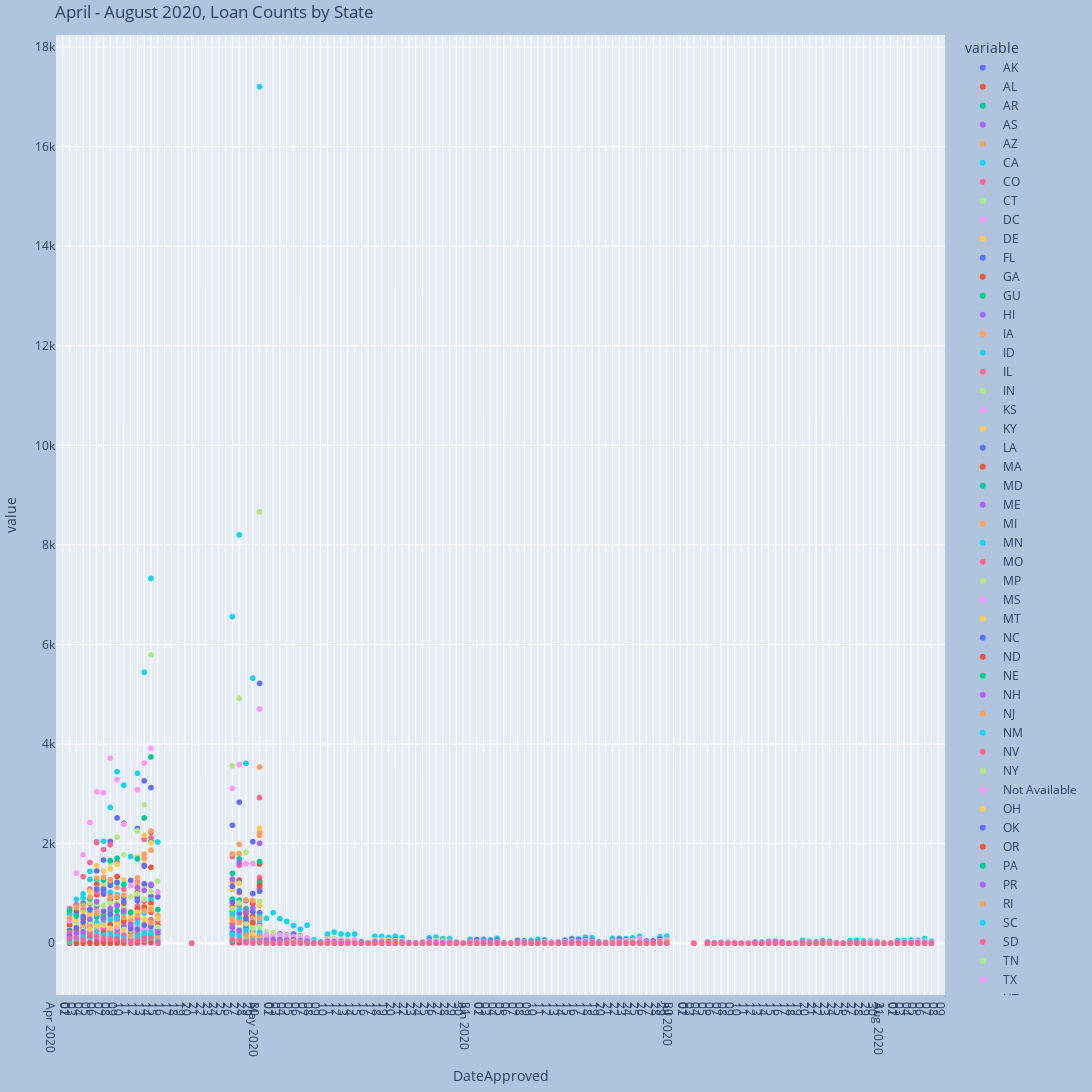

This figure's notebook cell:
### Code cell
import plotly.express as px

fig = px.scatter(dateapp2_piv, x="DateApproved", y=dateapp2_piv.columns,range_x=['2020-04-01', '2020-08-10'],
              hover_data={"DateApproved": "|%B %d, %Y"},
              title='April - August 2020, Loan Counts by State',
              width=2000, height=1350)
fig.update_xaxes(
    dtick="D1",
    tickformat="%d\n%b\n%Y",
    ticklabelmode="period")
fig.update_layout(
    margin=dict(l=10, r=20, t=35, b=20),
    paper_bgcolor="LightSteelBlue",
)
fig.show()

### Figure 1 — Plotly figure (JSON) as saved in the notebook; plotly's stock layout.template omitted (floating-point values rounded to 4 significant figures; data arrays with more than 128 entries replaced by an {"elided": "..."} marker saying what was removed)
{"data": [{"hovertemplate": "variable=AK<br>DateApproved=%{x|%B %d, %Y}<br>value=%{y}<extra></extra>", "legendgroup": "AK", "marker": {"color": "#636efa", "symbol": "circle"}, "mode": "markers", "name": "AK", "showlegend": true, "type": "scattergl", "x": {"elided": "242 str values"}, "xaxis": "x", "y": {"elided": "242 int values"}, "yaxis": "y"}, {"hovertemplate": "variable=AL<br>DateApproved=%{x|%B %d, %Y}<br>value=%{y}<extra></extra>", "legendgroup": "AL", "marker": {"color": "#EF553B", "symbol": "circle"}, "mode": "markers", "name": "AL", "showlegend": true, "type": "scattergl", "x": {"elided": "242 str values"}, "xaxis": "x", "y": {"elided": "242 int values"}, "yaxis": "y"}, {"hovertemplate": "variable=AR<br>DateApproved=%{x|%B %d, %Y}<br>value=%{y}<extra></extra>", "legendgroup": "AR", "marker": {"color": "#00cc96", "symbol": "circle"}, "mode": "markers", "name": "AR", "showlegend": true, "type": "scattergl", "x": {"elided": "242 str values"}, "xaxis": "x", "y": {"elided": "242 int values"}, "yaxis": "y"}, {"hovertemplate": "variable=AS<br>DateApproved=%{x|%B %d, %Y}<br>value=%{y}<extra></extra>", "legendgroup": "AS", "marker": {"color": "#ab63fa", "symbol": "circle"}, "mode": "markers", "name": "AS", "showlegend": true, "type": "scattergl", "x": {"elided": "242 str values"}, "xaxis": "x", "y": {"elided": "242 int values"}, "yaxis": "y"}, {"hovertemplate": "variable=AZ<br>DateApproved=%{x|%B %d, %Y}<br>value=%{y}<extra></extra>", "legendgroup": "AZ", "marker": {"color": "#FFA15A", "symbol": "circle"}, "mode": "markers", "name": "AZ", "showlegend": true, "type": "scattergl", "x": {"elided": "242 str values"}, "xaxis": "x", "y": {"elided": "242 int values"}, "yaxis": "y"}, {"hovertemplate": "variable=CA<br>DateApproved=%{x|%B %d, %Y}<br>value=%{y}<extra></extra>", "legendgroup": "CA", "marker": {"color": "#19d3f3", "symbol": "circle"}, "mode": "markers", "name": "CA", "showlegend": true, "type": "scattergl", "x": {"elided": "242 str values"}, "xaxis": "x", "y": {"elided": "242 int values"}, "yaxis": "y"}, {"hovertemplate": "variable=CO<br>DateApproved=%{x|%B %d, %Y}<br>value=%{y}<extra></extra>", "legendgroup": "CO", "marker": {"color": "#FF6692", "symbol": "circle"}, "mode": "markers", "name": "CO", "showlegend": true, "type": "scattergl", "x": {"elided": "242 str values"}, "xaxis": "x", "y": {"elided": "242 int values"}, "yaxis": "y"}, {"hovertemplate": "variable=CT<br>DateApproved=%{x|%B %d, %Y}<br>value=%{y}<extra></extra>", "legendgroup": "CT", "marker": {"color": "#B6E880", "symbol": "circle"}, "mode": "markers", "name": "CT", "showlegend": true, "type": "scattergl", "x": {"elided": "242 str values"}, "xaxis": "x", "y": {"elided": "242 int values"}, "yaxis": "y"}, {"hovertemplate": "variable=DC<br>DateApproved=%{x|%B %d, %Y}<br>value=%{y}<extra></extra>", "legendgroup": "DC", "marker": {"color": "#FF97FF", "symbol": "circle"}, "mode": "markers", "name": "DC", "showlegend": true, "type": "scattergl", "x": {"elided": "242 str values"}, "xaxis": "x", "y": {"elided": "242 int values"}, "yaxis": "y"}, {"hovertemplate": "variable=DE<br>DateApproved=%{x|%B %d, %Y}<br>value=%{y}<extra></extra>", "legendgroup": "DE", "marker": {"color": "#FECB52", "symbol": "circle"}, "mode": "markers", "name": "DE", "showlegend": true, "type": "scattergl", "x": {"elided": "242 str values"}, "xaxis": "x", "y": {"elided": "242 int values"}, "yaxis": "y"}, {"hovertemplate": "variable=FL<br>DateApproved=%{x|%B %d, %Y}<br>value=%{y}<extra></extra>", "legendgroup": "FL", "marker": {"color": "#636efa", "symbol": "circle"}, "mode": "markers", "name": "FL", "showlegend": true, "type": "scattergl", "x": {"elided": "242 str values"}, "xaxis": "x", "y": {"elided": "242 int values"}, "yaxis": "y"}, {"hovertemplate": "variable=GA<br>DateApproved=%{x|%B %d, %Y}<br>value=%{y}<extra></extra>", "legendgroup": "GA", "marker": {"color": "#EF553B", "symbol": "circle"}, "mode": "markers", "name": "GA", "showlegend": true, "type": "scattergl", "x": {"elided": "242 str values"}, "xaxis": "x", "y": {"elided": "242 int values"}, "yaxis": "y"}, {"hovertemplate": "variable=GU<br>DateApproved=%{x|%B %d, %Y}<br>value=%{y}<extra></extra>", "legendgroup": "GU", "marker": {"color": "#00cc96", "symbol": "circle"}, "mode": "markers", "name": "GU", "showlegend": true, "type": "scattergl", "x": {"elided": "242 str values"}, "xaxis": "x", "y": {"elided": "242 int values"}, "yaxis": "y"}, {"hovertemplate": "variable=HI<br>DateApproved=%{x|%B %d, %Y}<br>value=%{y}<extra></extra>", "legendgroup": "HI", "marker": {"color": "#ab63fa", "symbol": "circle"}, "mode": "markers", "name": "HI", "showlegend": true, "type": "scattergl", "x": {"elided": "242 str values"}, "xaxis": "x", "y": {"elided": "242 int values"}, "yaxis": "y"}, {"hovertemplate": "variable=IA<br>DateApproved=%{x|%B %d, %Y}<br>value=%{y}<extra></extra>", "legendgroup": "IA", "marker": {"color": "#FFA15A", "symbol": "circle"}, "mode": "markers", "name": "IA", "showlegend": true, "type": "scattergl", "x": {"elided": "242 str values"}, "xaxis": "x", "y": {"elided": "242 int values"}, "yaxis": "y"}, {"hovertemplate": "variable=ID<br>DateApproved=%{x|%B %d, %Y}<br>value=%{y}<extra></extra>", "legendgroup": "ID", "marker": {"color": "#19d3f3", "symbol": "circle"}, "mode": "markers", "name": "ID", "showlegend": true, "type": "scattergl", "x": {"elided": "242 str values"}, "xaxis": "x", "y": {"elided": "242 int values"}, "yaxis": "y"}, {"hovertemplate": "variable=IL<br>DateApproved=%{x|%B %d, %Y}<br>value=%{y}<extra></extra>", "legendgroup": "IL", "marker": {"color": "#FF6692", "symbol": "circle"}, "mode": "markers", "name": "IL", "showlegend": true, "type": "scattergl", "x": {"elided": "242 str values"}, "xaxis": "x", "y": {"elided": "242 int values"}, "yaxis": "y"}, {"hovertemplate": "variable=IN<br>DateApproved=%{x|%B %d, %Y}<br>value=%{y}<extra></extra>", "legendgroup": "IN", "marker": {"color": "#B6E880", "symbol": "circle"}, "mode": "markers", "name": "IN", "showlegend": true, "type": "scattergl", "x": {"elided": "242 str values"}, "xaxis": "x", "y": {"elided": "242 int values"}, "yaxis": "y"}, {"hovertemplate": "variable=KS<br>DateApproved=%{x|%B %d, %Y}<br>value=%{y}<extra></extra>", "legendgroup": "KS", "marker": {"color": "#FF97FF", "symbol": "circle"}, "mode": "markers", "name": "KS", "showlegend": true, "type": "scattergl", "x": {"elided": "242 str values"}, "xaxis": "x", "y": {"elided": "242 int values"}, "yaxis": "y"}, {"hovertemplate": "variable=KY<br>DateApproved=%{x|%B %d, %Y}<br>value=%{y}<extra></extra>", "legendgroup": "KY", "marker": {"color": "#FECB52", "symbol": "circle"}, "mode": "markers", "name": "KY", "showlegend": true, "type": "scattergl", "x": {"elided": "242 str values"}, "xaxis": "x", "y": {"elided": "242 int values"}, "yaxis": "y"}, {"hovertemplate": "variable=LA<br>DateApproved=%{x|%B %d, %Y}<br>value=%{y}<extra></extra>", "legendgroup": "LA", "marker": {"color": "#636efa", "symbol": "circle"}, "mode": "markers", "name": "LA", "showlegend": true, "type": "scattergl", "x": {"elided": "242 str values"}, "xaxis": "x", "y": {"elided": "242 int values"}, "yaxis": "y"}, {"hovertemplate": "variable=MA<br>DateApproved=%{x|%B %d, %Y}<br>value=%{y}<extra></extra>", "legendgroup": "MA", "marker": {"color": "#EF553B", "symbol": "circle"}, "mode": "markers", "name": "MA", "showlegend": true, "type": "scattergl", "x": {"elided": "242 str values"}, "xaxis": "x", "y": {"elided": "242 int values"}, "yaxis": "y"}, {"hovertemplate": "variable=MD<br>DateApproved=%{x|%B %d, %Y}<br>value=%{y}<extra></extra>", "legendgroup": "MD", "marker": {"color": "#00cc96", "symbol": "circle"}, "mode": "markers", "name": "MD", "showlegend": true, "type": "scattergl", "x": {"elided": "242 str values"}, "xaxis": "x", "y": {"elided": "242 int values"}, "yaxis": "y"}, {"hovertemplate": "variable=ME<br>DateApproved=%{x|%B %d, %Y}<br>value=%{y}<extra></extra>", "legendgroup": "ME", "marker": {"color": "#ab63fa", "symbol": "circle"}, "mode": "markers", "name": "ME", "showlegend": true, "type": "scattergl", "x": {"elided": "242 str values"}, "xaxis": "x", "y": {"elided": "242 int values"}, "yaxis": "y"}, {"hovertemplate": "variable=MI<br>DateApproved=%{x|%B %d, %Y}<br>value=%{y}<extra></extra>", "legendgroup": "MI", "marker": {"color": "#FFA15A", "symbol": "circle"}, "mode": "markers", "name": "MI", "showlegend": true, "type": "scattergl", "x": {"elided": "242 str values"}, "xaxis": "x", "y": {"elided": "242 int values"}, "yaxis": "y"}, {"hovertemplate": "variable=MN<br>DateApproved=%{x|%B %d, %Y}<br>value=%{y}<extra></extra>", "legendgroup": "MN", "marker": {"color": "#19d3f3", "symbol": "circle"}, "mode": "markers", "name": "MN", "showlegend": true, "type": "scattergl", "x": {"elided": "242 str values"}, "xaxis": "x", "y": {"elided": "242 int values"}, "yaxis": "y"}, {"hovertemplate": "variable=MO<br>DateApproved=%{x|%B %d, %Y}<br>value=%{y}<extra></extra>", "legendgroup": "MO", "marker": {"color": "#FF6692", "symbol": "circle"}, "mode": "markers", "name": "MO", "showlegend": true, "type": "scattergl", "x": {"elided": "242 str values"}, "xaxis": "x", "y": {"elided": "242 int values"}, "yaxis": "y"}, {"hovertemplate": "variable=MP<br>DateApproved=%{x|%B %d, %Y}<br>value=%{y}<extra></extra>", "legendgroup": "MP", "marker": {"color": "#B6E880", "symbol": "circle"}, "mode": "markers", "name": "MP", "showlegend": true, "type": "scattergl", "x": {"elided": "242 str values"}, "xaxis": "x", "y": {"elided": "242 int values"}, "yaxis": "y"}, {"hovertemplate": "variable=MS<br>DateApproved=%{x|%B %d, %Y}<br>value=%{y}<extra></extra>", "legendgroup": "MS", "marker": {"color": "#FF97FF", "symbol": "circle"}, "mode": "markers", "name": "MS", "showlegend": true, "type": "scattergl", "x": {"elided": "242 str values"}, "xaxis": "x", "y": {"elided": "242 int values"}, "yaxis": "y"}, {"hovertemplate": "variable=MT<br>DateApproved=%{x|%B %d, %Y}<br>value=%{y}<extra></extra>", "legendgroup": "MT", "marker": {"color": "#FECB52", "symbol": "circle"}, "mode": "markers", "name": "MT", "showlegend": true, "type": "scattergl", "x": {"elided": "242 str values"}, "xaxis": "x", "y": {"elided": "242 int values"}, "yaxis": "y"}, {"hovertemplate": "variable=NC<br>DateApproved=%{x|%B %d, %Y}<br>value=%{y}<extra></extra>", "legendgroup": "NC", "marker": {"color": "#636efa", "symbol": "circle"}, "mode": "markers", "name": "NC", "showlegend": true, "type": "scattergl", "x": {"elided": "242 str values"}, "xaxis": "x", "y": {"elided": "242 int values"}, "yaxis": "y"}, {"hovertemplate": "variable=ND<br>DateApproved=%{x|%B %d, %Y}<br>value=%{y}<extra></extra>", "legendgroup": "ND", "marker": {"color": "#EF553B", "symbol": "circle"}, "mode": "markers", "name": "ND", "showlegend": true, "type": "scattergl", "x": {"elided": "242 str values"}, "xaxis": "x", "y": {"elided": "242 int values"}, "yaxis": "y"}, {"hovertemplate": "variable=NE<br>DateApproved=%{x|%B %d, %Y}<br>value=%{y}<extra></extra>", "legendgroup": "NE", "marker": {"color": "#00cc96", "symbol": "circle"}, "mode": "markers", "name": "NE", "showlegend": true, "type": "scattergl", "x": {"elided": "242 str values"}, "xaxis": "x", "y": {"elided": "242 int values"}, "yaxis": "y"}, {"hovertemplate": "variable=NH<br>DateApproved=%{x|%B %d, %Y}<br>value=%{y}<extra></extra>", "legendgroup": "NH", "marker": {"color": "#ab63fa", "symbol": "circle"}, "mode": "markers", "name": "NH", "showlegend": true, "type": "scattergl", "x": {"elided": "242 str values"}, "xaxis": "x", "y": {"elided": "242 int values"}, "yaxis": "y"}, {"hovertemplate": "variable=NJ<br>DateApproved=%{x|%B %d, %Y}<br>value=%{y}<extra></extra>", "legendgroup": "NJ", "marker": {"color": "#FFA15A", "symbol": "circle"}, "mode": "markers", "name": "NJ", "showlegend": true, "type": "scattergl", "x": {"elided": "242 str values"}, "xaxis": "x", "y": {"elided": "242 int values"}, "yaxis": "y"}, {"hovertemplate": "variable=NM<br>DateApproved=%{x|%B %d, %Y}<br>value=%{y}<extra></extra>", "legendgroup": "NM", "marker": {"color": "#19d3f3", "symbol": "circle"}, "mode": "markers", "name": "NM", "showlegend": true, "type": "scattergl", "x": {"elided": "242 str values"}, "xaxis": "x", "y": {"elided": "242 int values"}, "yaxis": "y"}, {"hovertemplate": "variable=NV<br>DateApproved=%{x|%B %d, %Y}<br>value=%{y}<extra></extra>", "legendgroup": "NV", "marker": {"color": "#FF6692", "symbol": "circle"}, "mode": "markers", "name": "NV", "showlegend": true, "type": "scattergl", "x": {"elided": "242 str values"}, "xaxis": "x", "y": {"elided": "242 int values"}, "yaxis": "y"}, {"hovertemplate": "variable=NY<br>DateApproved=%{x|%B %d, %Y}<br>value=%{y}<extra></extra>", "legendgroup": "NY", "marker": {"color": "#B6E880", "symbol": "circle"}, "mode": "markers", "name": "NY", "showlegend": true, "type": "scattergl", "x": {"elided": "242 str values"}, "xaxis": "x", "y": {"elided": "242 int values"}, "yaxis": "y"}, {"hovertemplate": "variable=Not Available<br>DateApproved=%{x|%B %d, %Y}<br>value=%{y}<extra></extra>", "legendgroup": "Not Available", "marker": {"color": "#FF97FF", "symbol": "circle"}, "mode": "markers", "name": "Not Available", "showlegend": true, "type": "scattergl", "x": {"elided": "242 str values"}, "xaxis": "x", "y": {"elided": "242 int values"}, "yaxis": "y"}, {"hovertemplate": "variable=OH<br>DateApproved=%{x|%B %d, %Y}<br>value=%{y}<extra></extra>", "legendgroup": "OH", "marker": {"color": "#FECB52", "symbol": "circle"}, "mode": "markers", "name": "OH", "showlegend": true, "type": "scattergl", "x": {"elided": "242 str values"}, "xaxis": "x", "y": {"elided": "242 int values"}, "yaxis": "y"}, {"hovertemplate": "variable=OK<br>DateApproved=%{x|%B %d, %Y}<br>value=%{y}<extra></extra>", "legendgroup": "OK", "marker": {"color": "#636efa", "symbol": "circle"}, "mode": "markers", "name": "OK", "showlegend": true, "type": "scattergl", "x": {"elided": "242 str values"}, "xaxis": "x", "y": {"elided": "242 int values"}, "yaxis": "y"}, {"hovertemplate": "variable=OR<br>DateApproved=%{x|%B %d, %Y}<br>value=%{y}<extra></extra>", "legendgroup": "OR", "marker": {"color": "#EF553B", "symbol": "circle"}, "mode": "markers", "name": "OR", "showlegend": true, "type": "scattergl", "x": {"elided": "242 str values"}, "xaxis": "x", "y": {"elided": "242 int values"}, "yaxis": "y"}, {"hovertemplate": "variable=PA<br>DateApproved=%{x|%B %d, %Y}<br>value=%{y}<extra></extra>", "legendgroup": "PA", "marker": {"color": "#00cc96", "symbol": "circle"}, "mode": "markers", "name": "PA", "showlegend": true, "type": "scattergl", "x": {"elided": "242 str values"}, "xaxis": "x", "y": {"elided": "242 int values"}, "yaxis": "y"}, {"hovertemplate": "variable=PR<br>DateApproved=%{x|%B %d, %Y}<br>value=%{y}<extra></extra>", "legendgroup": "PR", "marker": {"color": "#ab63fa", "symbol": "circle"}, "mode": "markers", "name": "PR", "showlegend": true, "type": "scattergl", "x": {"elided": "242 str values"}, "xaxis": "x", "y": {"elided": "242 int values"}, "yaxis": "y"}, {"hovertemplate": "variable=RI<br>DateApproved=%{x|%B %d, %Y}<br>value=%{y}<extra></extra>", "legendgroup": "RI", "marker": {"color": "#FFA15A", "symbol": "circle"}, "mode": "markers", "name": "RI", "showlegend": true, "type": "scattergl", "x": {"elided": "242 str values"}, "xaxis": "x", "y": {"elided": "242 int values"}, "yaxis": "y"}, {"hovertemplate": "variable=SC<br>DateApproved=%{x|%B %d, %Y}<br>value=%{y}<extra></extra>", "legendgroup": "SC", "marker": {"color": "#19d3f3", "symbol": "circle"}, "mode": "markers", "name": "SC", "showlegend": true, "type": "scattergl", "x": {"elided": "242 str values"}, "xaxis": "x", "y": {"elided": "242 int values"}, "yaxis": "y"}, {"hovertemplate": "variable=SD<br>DateApproved=%{x|%B %d, %Y}<br>value=%{y}<extra></extra>", "legendgroup": "SD", "marker": {"color": "#FF6692", "symbol": "circle"}, "mode": "markers", "name": "SD", "showlegend": true, "type": "scattergl", "x": {"elided": "242 str values"}, "xaxis": "x", "y": {"elided": "242 int values"}, "yaxis": "y"}, {"hovertemplate": "variable=TN<br>DateApproved=%{x|%B %d, %Y}<br>value=%{y}<extra></extra>", "legendgroup": "TN", "marker": {"color": "#B6E880", "symbol": "circle"}, "mode": "markers", "name": "TN", "showlegend": true, "type": "scattergl", "x": {"elided": "242 str values"}, "xaxis": "x", "y": {"elided": "242 int values"}, "yaxis": "y"}, {"hovertemplate": "variable=TX<br>DateApproved=%{x|%B %d, %Y}<br>value=%{y}<extra></extra>", "legendgroup": "TX", "marker": {"color": "#FF97FF", "symbol": "circle"}, "mode": "markers", "name": "TX", "showlegend": true, "type": "scattergl", "x": {"elided": "242 str values"}, "xaxis": "x", "y": {"elided": "242 int values"}, "yaxis": "y"}, {"hovertemplate": "variable=UT<br>DateApproved=%{x|%B %d, %Y}<br>value=%{y}<extra></extra>", "legendgroup": "UT", "marker": {"color": "#FECB52", "symbol": "circle"}, "mode": "markers", "name": "UT", "showlegend": true, "type": "scattergl", "x": {"elided": "242 str values"}, "xaxis": "x", "y": {"elided": "242 int values"}, "yaxis": "y"}, {"hovertemplate": "variable=VA<br>DateApproved=%{x|%B %d, %Y}<br>value=%{y}<extra></extra>", "legendgroup": "VA", "marker": {"color": "#636efa", "symbol": "circle"}, "mode": "markers", "name": "VA", "showlegend": true, "type": "scattergl", "x": {"elided": "242 str values"}, "xaxis": "x", "y": {"elided": "242 int values"}, "yaxis": "y"}, {"hovertemplate": "variable=VI<br>DateApproved=%{x|%B %d, %Y}<br>value=%{y}<extra></extra>", "legendgroup": "VI", "marker": {"color": "#EF553B", "symbol": "circle"}, "mode": "markers", "name": "VI", "showlegend": true, "type": "scattergl", "x": {"elided": "242 str values"}, "xaxis": "x", "y": {"elided": "242 int values"}, "yaxis": "y"}, {"hovertemplate": "variable=VT<br>DateApproved=%{x|%B %d, %Y}<br>value=%{y}<extra></extra>", "legendgroup": "VT", "marker": {"color": "#00cc96", "symbol": "circle"}, "mode": "markers", "name": "VT", "showlegend": true, "type": "scattergl", "x": {"elided": "242 str values"}, "xaxis": "x", "y": {"elided": "242 int values"}, "yaxis": "y"}, {"hovertemplate": "variable=WA<br>DateApproved=%{x|%B %d, %Y}<br>value=%{y}<extra></extra>", "legendgroup": "WA", "marker": {"color": "#ab63fa", "symbol": "circle"}, "mode": "markers", "name": "WA", "showlegend": true, "type": "scattergl", "x": {"elided": "242 str values"}, "xaxis": "x", "y": {"elided": "242 int values"}, "yaxis": "y"}, {"hovertemplate": "variable=WI<br>DateApproved=%{x|%B %d, %Y}<br>value=%{y}<extra></extra>", "legendgroup": "WI", "marker": {"color": "#FFA15A", "symbol": "circle"}, "mode": "markers", "name": "WI", "showlegend": true, "type": "scattergl", "x": {"elided": "242 str values"}, "xaxis": "x", "y": {"elided": "242 int values"}, "yaxis": "y"}, {"hovertemplate": "variable=WV<br>DateApproved=%{x|%B %d, %Y}<br>value=%{y}<extra></extra>", "legendgroup": "WV", "marker": {"color": "#19d3f3", "symbol": "circle"}, "mode": "markers", "name": "WV", "showlegend": true, "type": "scattergl", "x": {"elided": "242 str values"}, "xaxis": "x", "y": {"elided": "242 int values"}, "yaxis": "y"}, {"hovertemplate": "variable=WY<br>DateApproved=%{x|%B %d, %Y}<br>value=%{y}<extra></extra>", "legendgroup": "WY", "marker": {"color": "#FF6692", "symbol": "circle"}, "mode": "markers", "name": "WY", "showlegend": true, "type": "scattergl", "x": {"elided": "242 str values"}, "xaxis": "x", "y": {"elided": "242 int values"}, "yaxis": "y"}], "layout": {"height": 1350, "legend": {"title": {"text": "variable"}, "tracegroupgap": 0}, "margin": {"b": 20, "l": 10, "r": 20, "t": 35}, "paper_bgcolor": "LightSteelBlue", "title": {"text": "April - August 2020, Loan Counts by State"}, "width": 2000, "xaxis": {"anchor": "y", "domain": [0, 1], "dtick": "D1", "range": ["2020-04-01", "2020-08-10"], "tickformat": "%d\n%b\n%Y", "ticklabelmode": "period", "title": {"text": "DateApproved"}}, "yaxis": {"anchor": "x", "domain": [0, 1], "title": {"text": "value"}}}}
